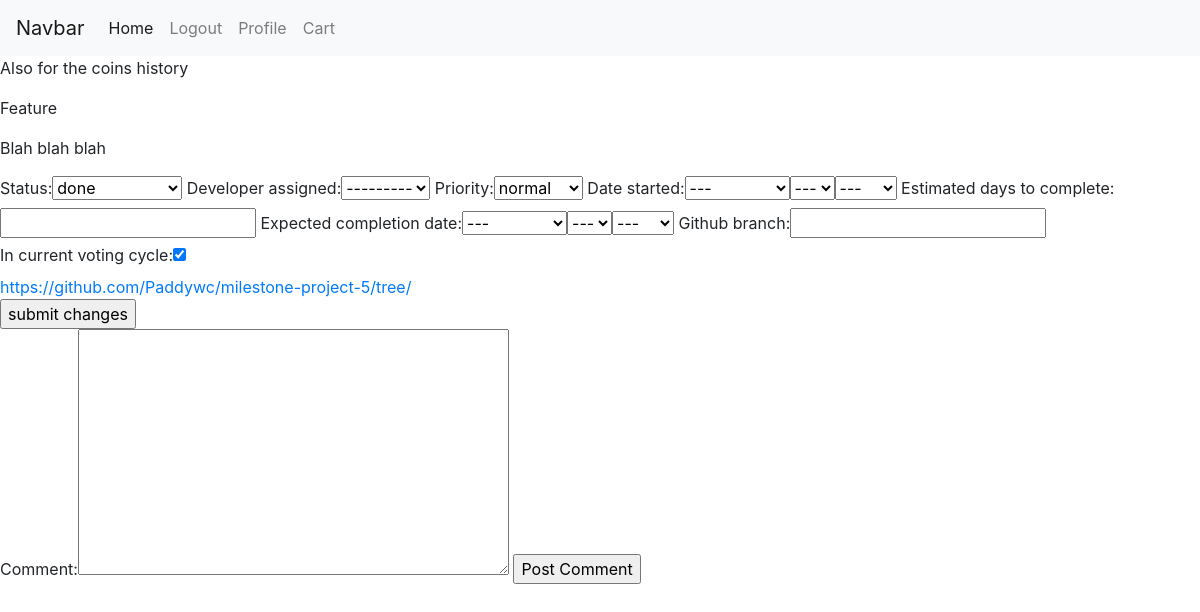
The page /suggestions/admin/124 (signed in) on the database its author committed.
### usersuggestions/models.py (models this page shows, shortened)
class Suggestion(models.Model):
    suggestion_choices = ((True, 'Feature'), (False, 'Bug Fix'))
    is_feature = models.BooleanField(blank=False, default=False, choices=suggestion_choices)
    user = models.ForeignKey(User, null=False, on_delete=models.PROTECT)
    title = models.CharField(max_length=200, blank=False)
    details = RichTextUploadingField()
    date_time = models.DateTimeField(auto_now_add=True)
    delay_submission = models.BooleanField(null=False, blank=True, default=False)

class SuggestionAdminPage(models.Model):
    status_choices = ((0,"not scheduled"), (1,"to do"), (2,"doing"), (3, "done"))
    priority_choices = ((0,"low"),(1,'normal'),(2,'high'))
    suggestion = models.ForeignKey(Suggestion, null=False, on_delete=models.PROTECT)
    status = models.PositiveSmallIntegerField(choices=status_choices, default=0)
    developer_assigned = models.ForeignKey(User, null=True, blank=True, on_delete=models.PROTECT)
    priority = models.PositiveSmallIntegerField(choices=priority_choices, null=True, blank=True, default=1)
    date_started = models.DateField(null=True, blank=True)
    estimated_days_to_complete =  models.PositiveSmallIntegerField(null=True, blank=True)
    expected_completion_date = models.DateField(null=True, blank=True)
    date_completed = models.DateField(null=True, blank=True)
    github_branch = models.CharField(null=True, blank=True, max_length=50)
    in_current_voting_cycle = models.BooleanField(blank=False, default=True)
    was_successful = models.NullBooleanField(blank=True, null=True)
    current_winner = models.BooleanField(blank=False, default=False)

### usersuggestions/views.py (the view, shortened to what this page needs)
# urls.py: url(r'^admin/(?P<id>\d+)', render_suggestion_admin_page, name="admin_page"),
@login_required
def render_suggestion_admin_page(request,id):
    if not request.user.is_staff:
        return redirect("view_suggestion", id=id)
    suggestion = get_object_or_404(Suggestion, id=id)
    admin_page_values = get_object_or_404(SuggestionAdminPage, suggestion=suggestion)
    form = SuggestionAdminPageForm(instance=admin_page_values)
    comment_form = CommentForm(initial={"user": request.user,"suggestion": suggestion, "admin_page_comment": True, })
    comments = return_admin_suggestion_comments(suggestion)
    return render(request, "suggestion_admin_page.html", {"form":form,"comment_form": comment_form, "comments": comments, "suggestion": suggestion})

### usersuggestions/forms.py
class SuggestionAdminPageForm(forms.ModelForm):
    def __init__(self, *args, **kwargs):
        super(SuggestionAdminPageForm, self).__init__(*args, **kwargs)
        self.fields["developer_assigned"].queryset = User.objects.filter(is_staff=True)
    class Meta:
        model = SuggestionAdminPage
        exclude = ["was_successful", "current_winner", "date_completed"]
        widgets = {"suggestion": forms.HiddenInput(), "date_started": forms.SelectDateWidget(),
        "expected_completion_date": forms.SelectDateWidget(), "estimated_days_to_complete": forms.NumberInput()}

class CommentForm(forms.ModelForm):
    class Meta:
        model = Comment
        exclude = ["date_time"]
        widgets = {"user": forms.HiddenInput(), "suggestion": forms.HiddenInput(), "admin_page_comment": forms.HiddenInput()}

### accounts/models.py (called while the page is built)
    def __str__(self):
        return self.username

### market/cart.py (called while the page is built)
    def __len__(self):
        return sum(item['quantity'] for item in self.cart.values())

### market/contexts.py (called while the page is built)
def cart(request):
    return {'cart': Cart(request)}

### usersuggestions/helpers.py (called while the page is built)
def return_admin_suggestion_comments(suggestion):
    return Comment.objects.filter(suggestion=suggestion, admin_page_comment=True).order_by("date_time").annotate(upvotes=Count("upvote"))

### usersuggestions/templates/suggestion_admin_page.html (shortened to what this page needs)
{% extends 'base.html' %}
{% load bootstrap_tags %}
{% block content %}
<p>{{ suggestion.title }}</p>
<p>{{ suggestion.get_is_feature_display }}</p>
<p>{{ suggestion.details|safe }}</p>
<form method="POST">
  {{ form|as_bootstrap }}
  <div id="fullGitHubUrl"></div>
    <input type="submit" value="submit changes" name="adminPageSubmit">
    </form>
    <form method="POST">
        {{ comment_form|as_bootstrap }}
            <input type="submit" value="Post Comment" name="postComment">
    </form>
{% endblock %}

### rows shown on the page
Suggestion: title "Also for the coins history", is_feature "Feature", details "Blah blah blah"
SuggestionAdminPage: status "done", developer_assigned "---------", priority "normal", in_current_voting_cycle "☑"
